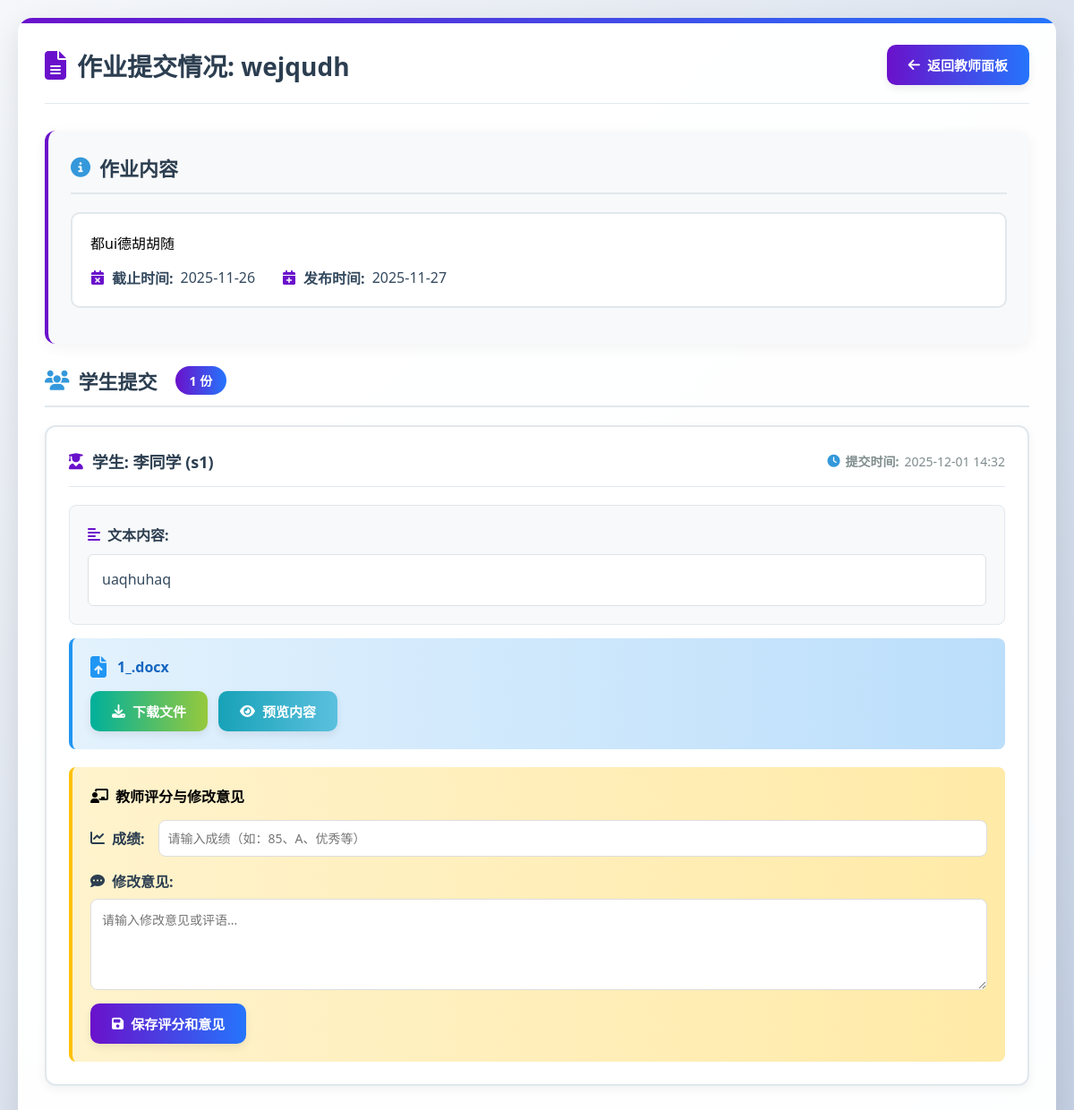
/teacher/view_submissions/2 (signed in), run on the app's committed database.
### app.py (models this page shows)
class Assignment(db.Model):
    id = db.Column(db.Integer, primary_key=True)
    title = db.Column(db.String(200), nullable=False)
    content = db.Column(db.Text, nullable=False)
    teacher_id = db.Column(db.Integer, db.ForeignKey('user.id'), nullable=False)
    created_at = db.Column(db.DateTime, default=datetime.utcnow)
    due_date = db.Column(db.DateTime)
    course_id = db.Column(db.Integer, db.ForeignKey('course.id'), nullable=True)
    status = db.Column(db.String(20), default='published')
    withdrawn_at = db.Column(db.DateTime, nullable=True)
    teacher = relationship('User', backref=db.backref('assignments', lazy=True))
    course = relationship('Course', backref=db.backref('assignments', lazy=True))

class Submission(db.Model):
    id = db.Column(db.Integer, primary_key=True)
    assignment_id = db.Column(db.Integer, db.ForeignKey('assignment.id'), nullable=False)
    student_id = db.Column(db.Integer, db.ForeignKey('user.id'), nullable=False)
    content = db.Column(db.Text, nullable=True)
    file_path = db.Column(db.String(500), nullable=True)
    file_name = db.Column(db.String(255), nullable=True)
    submitted_at = db.Column(db.DateTime, default=datetime.utcnow)
    grade = db.Column(db.String(10), nullable=True)
    ai_score = db.Column(db.Float, nullable=True)
    evaluation_result = db.Column(db.Text, nullable=True)
    teacher_comment = db.Column(db.Text, nullable=True)
    assignment = relationship('Assignment', backref=db.backref('submissions', lazy=True))
    student = relationship('User', backref=db.backref('submissions', lazy=True))

class User(db.Model):
    id = db.Column(db.Integer, primary_key=True)
    username = db.Column(db.String(80), unique=True, nullable=False)
    password = db.Column(db.String(120), nullable=False)
    role = db.Column(db.String(10), nullable=False)
    name = db.Column(db.String(100), nullable=False)
    email = db.Column(db.String(120), nullable=True)
    created_at = db.Column(db.DateTime, default=datetime.utcnow)

### app.py (the view)
@app.route('/teacher/view_submissions/<int:assignment_id>')
def view_submissions(assignment_id):
    if 'user_id' not in session or session['role'] != 'teacher':
        return redirect(url_for('login'))
    assignment = Assignment.query.get_or_404(assignment_id)
    if assignment.teacher_id != session['user_id']:
        return redirect(url_for('teacher_dashboard'))
    submissions = Submission.query.filter_by(assignment_id=assignment_id).all()
    return render_template('view_submissions.html', assignment=assignment, submissions=submissions)

### templates/view_submissions.html (shortened to what this page needs)
<!DOCTYPE html>
<html lang="zh-CN">
<head>
    <link rel="stylesheet" href="https://cdnjs.cloudflare.com/ajax/libs/font-awesome/6.4.0/css/all.min.css">
</head>
<body>
    <div class="floating-elements">
    </div>
    <div class="container">
        <div class="header">
            <h1><i class="fas fa-file-alt"></i>作业提交情况: {{ assignment.title }}</h1>
            <a href="{{ url_for('teacher_dashboard') }}" class="btn btn-primary">
                <i class="fas fa-arrow-left"></i>返回教师面板
            </a>
        </div>
        <div class="section">
            <h2><i class="fas fa-info-circle"></i>作业内容</h2>
            <div class="assignment-info">
                <p>{{ assignment.content }}</p>
                <div class="assignment-meta">
                    {% if assignment.due_date %}
                    <div class="meta-item">
                        <i class="fas fa-calendar-times"></i>
                        <strong>截止时间:</strong> {{ assignment.due_date.strftime('%Y-%m-%d') }}
                    </div>
                    {% endif %}
                    {% if assignment.created_at %}
                    <div class="meta-item">
                        <i class="fas fa-calendar-plus"></i>
                        <strong>发布时间:</strong> {{ assignment.created_at.strftime('%Y-%m-%d') }}
                    </div>
                    {% endif %}
                </div>
            </div>
        </div>
        <h2><i class="fas fa-users"></i>学生提交 <span class="submission-count">{{ submissions|length }} 份</span></h2>
        {% if submissions %}
            {% for submission in submissions %}
            <div class="submission">
                <div class="submission-header">
                    <h3><i class="fas fa-user-graduate"></i>学生: {{ submission.student.name }} ({{ submission.student.username }})</h3>
                    <div class="submission-time">
                        <i class="fas fa-clock"></i>
                        <strong>提交时间:</strong> {{ submission.submitted_at.strftime('%Y-%m-%d %H:%M') }}
                    </div>
                </div>
                {% if submission.content %}
                <div class="content-section">
                    <div class="content-label">
                        <i class="fas fa-align-left"></i>文本内容:
                    </div>
                    <div class="content-text">{{ submission.content }}</div>
                </div>
                {% endif %}
                {% if submission.file_name %}
                <div class="file-section">
                    <div class="file-info">
                        <i class="fas fa-file-upload"></i>
                        <div class="file-name">{{ submission.file_name }}</div>
                    </div>
                    <div class="file-actions">
                        <a href="{{ url_for('download_file', submission_id=submission.id) }}" class="btn btn-secondary">
                            <i class="fas fa-download"></i>下载文件
                        </a>
                        <a href="{{ url_for('preview_file', submission_id=submission.id) }}" class="btn btn-info">
                            <i class="fas fa-eye"></i>预览内容
                        </a>
                    </div>
                </div>
                {% endif %}
                <div class="grade-section" style="margin-top: 20px;">
                    <h4 style="margin-bottom: 15px; display: flex; align-items: center; gap: 8px;">
                        <i class="fas fa-chalkboard-teacher"></i>教师评分与修改意见
                    </h4>
                    <form method="POST" action="{{ url_for('grade_submission', submission_id=submission.id) }}" style="display: flex; flex-direction: column; gap: 15px;">
                        <div style="display: flex; align-items: center; gap: 15px; flex-wrap: wrap;">
                            <label style="font-weight: 600; color: #2c3e50; display: flex; align-items: center; gap: 8px;">
                                <i class="fas fa-chart-line"></i>成绩:
                            </label>
                            <input type="text" name="grade" value="{{ submission.grade or '' }}"
                                   placeholder="请输入成绩（如：85、A、优秀等）"
                                   style="flex: 1; min-width: 200px; padding: 10px; border: 1px solid #ddd; border-radius: 8px; font-size: 14px;">
                        </div>
                        <div style="display: flex; flex-direction: column; gap: 8px;">
                            <label style="font-weight: 600; color: #2c3e50; display: flex; align-items: center; gap: 8px;">
                                <i class="fas fa-comment-dots"></i>修改意见:
                            </label>
                            <textarea name="teacher_comment" rows="4"
                                      placeholder="请输入修改意见或评语..."
                                      style="width: 100%; padding: 12px; border: 1px solid #ddd; border-radius: 8px; font-size: 14px; font-family: inherit; resize: vertical;">{{ submission.teacher_comment or '' }}</textarea>
                        </div>
                        <button type="submit" class="btn btn-primary" style="align-self: flex-start;">
                            <i class="fas fa-save"></i>保存评分和意见
                        </button>
                    </form>
                </div>
            </div>
            {% endfor %}
        {% else %}
        <div class="empty-message">
            <i class="fas fa-inbox"></i>
            <p>还没有学生提交此作业。</p>
        </div>
        {% endif %}
    </div>
</body>
</html>

### templates/view_submissions.html (style rules this page uses)
* { margin: 0; padding: 0; box-sizing: border-box; font-family: 'Segoe UI', 'Microsoft YaHei', sans-serif; }
body { background: linear-gradient(135deg, #f5f7fa 0%, #c3cfe2 100%); min-height: 100vh; padding: 20px; position: relative; overflow-x: hidden; }
body::before { content: ''; position: absolute; top: 0; left: 0; width: 100%; height: 100%; z-index: -1; }
.container { max-width: 1200px; margin: 0 auto; background: rgba(255, 255, 255, 0.97); border-radius: 16px; box-shadow: 0 10px 30px rgba(0, 0, 0, 0.1); padding: 30px; position: relative; overflow: hidden; animation: fadeIn 0.6s ease-out; }
.container::before { content: ''; position: absolute; top: 0; left: 0; width: 100%; height: 6px; background: linear-gradient(90deg, #6a11cb, #2575fc); }
.header { display: flex; justify-content: space-between; align-items: center; margin-bottom: 30px; padding-bottom: 20px; border-bottom: 1px solid #e1e8ed; }
h1 { font-size: 28px; color: #2c3e50; font-weight: 700; display: flex; align-items: center; gap: 12px; }
h1 i { color: #6a11cb; font-size: 32px; }
.btn { display: inline-flex; align-items: center; justify-content: center; gap: 8px; padding: 12px 24px; text-decoration: none; border-radius: 10px; font-weight: 600; font-size: 15px; transition: all 0.3s ease; border: none; cursor: pointer; box-shadow: 0 4px 10px rgba(0, 0, 0, 0.08); }
.btn-primary { background: linear-gradient(90deg, #6a11cb, #2575fc); color: white; }
.section { background: #f8f9fa; border-radius: 12px; padding: 25px; margin-bottom: 25px; box-shadow: 0 4px 15px rgba(0, 0, 0, 0.05); border-left: 4px solid #6a11cb; }
h2 { font-size: 22px; color: #2c3e50; margin-bottom: 20px; padding-bottom: 12px; border-bottom: 2px solid #e1e8ed; display: flex; align-items: center; gap: 10px; }
h2 i { color: #3498db; }
.assignment-info { background: white; border-radius: 10px; padding: 20px; margin-bottom: 15px; border: 2px solid #e1e8ed; }
.assignment-meta { display: flex; gap: 30px; margin-top: 15px; flex-wrap: wrap; }
.meta-item { display: flex; align-items: center; gap: 8px; color: #34495e; }
.meta-item i { color: #6a11cb; }
.submission-count { background: linear-gradient(90deg, #6a11cb, #2575fc); color: white; padding: 6px 16px; border-radius: 20px; font-size: 14px; font-weight: 600; margin-left: 10px; }
.submission { background: white; border-radius: 12px; padding: 25px; margin-bottom: 20px; border: 2px solid #e1e8ed; box-shadow: 0 4px 12px rgba(0, 0, 0, 0.05); transition: all 0.3s ease; }
.submission-header { display: flex; justify-content: space-between; align-items: center; margin-bottom: 20px; padding-bottom: 15px; border-bottom: 1px solid #e1e8ed; }
h3 { font-size: 18px; color: #2c3e50; display: flex; align-items: center; gap: 10px; }
h3 i { color: #6a11cb; }
.submission-time { color: #7f8c8d; font-size: 14px; display: flex; align-items: center; gap: 6px; }
.submission-time i { color: #3498db; }
.content-section { background: #f8f9fa; border-radius: 8px; padding: 20px; margin: 15px 0; border: 1px solid #e1e8ed; }
.content-label { font-weight: 600; color: #2c3e50; margin-bottom: 10px; display: flex; align-items: center; gap: 8px; }
.content-label i { color: #6a11cb; }
.content-text { line-height: 1.6; color: #34495e; padding: 15px; background: white; border-radius: 6px; border: 1px solid #dee2e6; white-space: pre-wrap; word-wrap: break-word; }
.file-section { background: linear-gradient(90deg, #e3f2fd, #bbdefb); border-radius: 8px; padding: 20px; margin: 15px 0; border-left: 4px solid #2196f3; }
.file-info { display: flex; align-items: center; gap: 12px; margin-bottom: 15px; }
.file-info i { color: #2196f3; font-size: 24px; }
.file-name { font-weight: 600; color: #1565c0; word-break: break-all; }
.file-actions { display: flex; gap: 12px; flex-wrap: wrap; }
.btn-secondary { background: linear-gradient(90deg, #00b09b, #96c93d); color: white; }
.btn-info { background: linear-gradient(90deg, #17a2b8, #5bc0de); color: white; }
.grade-section { background: linear-gradient(90deg, #fff3cd, #ffeaa7); border-radius: 8px; padding: 20px; margin-top: 20px; border-left: 4px solid #ffc107; }
.floating-elements { position: fixed; width: 100%; height: 100%; top: 0; left: 0; overflow: hidden; z-index: -1; pointer-events: none; }

### data on the page
Assignment: title "wejqudh", content "都ui德胡胡随", due_date "2025-11-26", created_at "2025-11-27"
Submission: student.name "李同学", student.username "s1", submitted_at "2025-12-01 14:32", content "uaqhuhaq", file_name "1_.docx"

### other printed values
{{ submissions|length }} "1"
